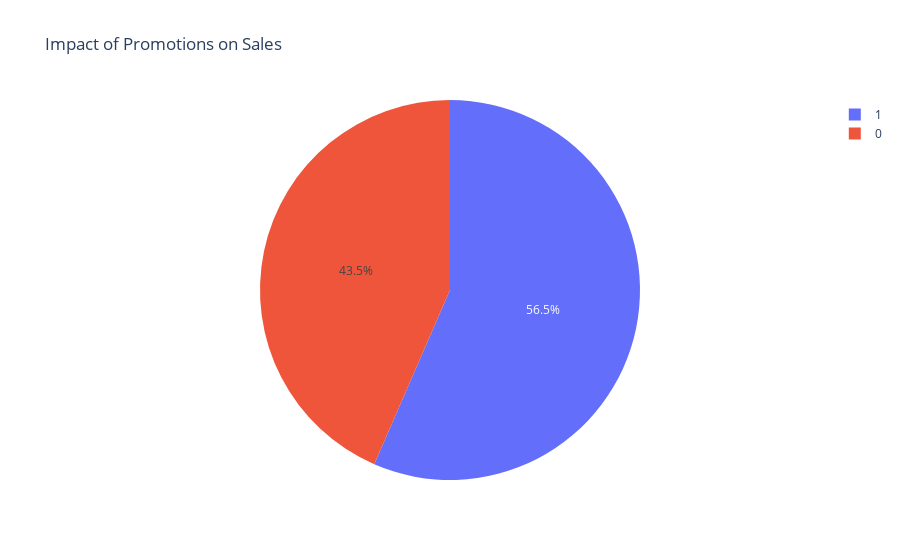

Write notebook code for a chart like this one.
### Code cell
# 4. Impact of Promotions
promotion_sales = df.groupby('promotion_applied')['total_sales'].sum().reset_index()
fig5 = px.pie(values=promotion_sales['total_sales'], names=promotion_sales['promotion_applied'], title='Impact of Promotions on Sales')
fig5.show()

### Figure 1 — Plotly figure (JSON) as saved in the notebook; plotly's stock layout.template omitted (floating-point values rounded to 4 significant figures)
{"data": [{"domain": {"x": [0, 1], "y": [0, 1]}, "hovertemplate": "label=%{label}<br>value=%{value}<extra></extra>", "labels": [0, 1], "legendgroup": "", "name": "", "showlegend": true, "type": "pie", "values": [151900.0, 197500.0]}], "layout": {"legend": {"tracegroupgap": 0}, "title": {"text": "Impact of Promotions on Sales"}}}
